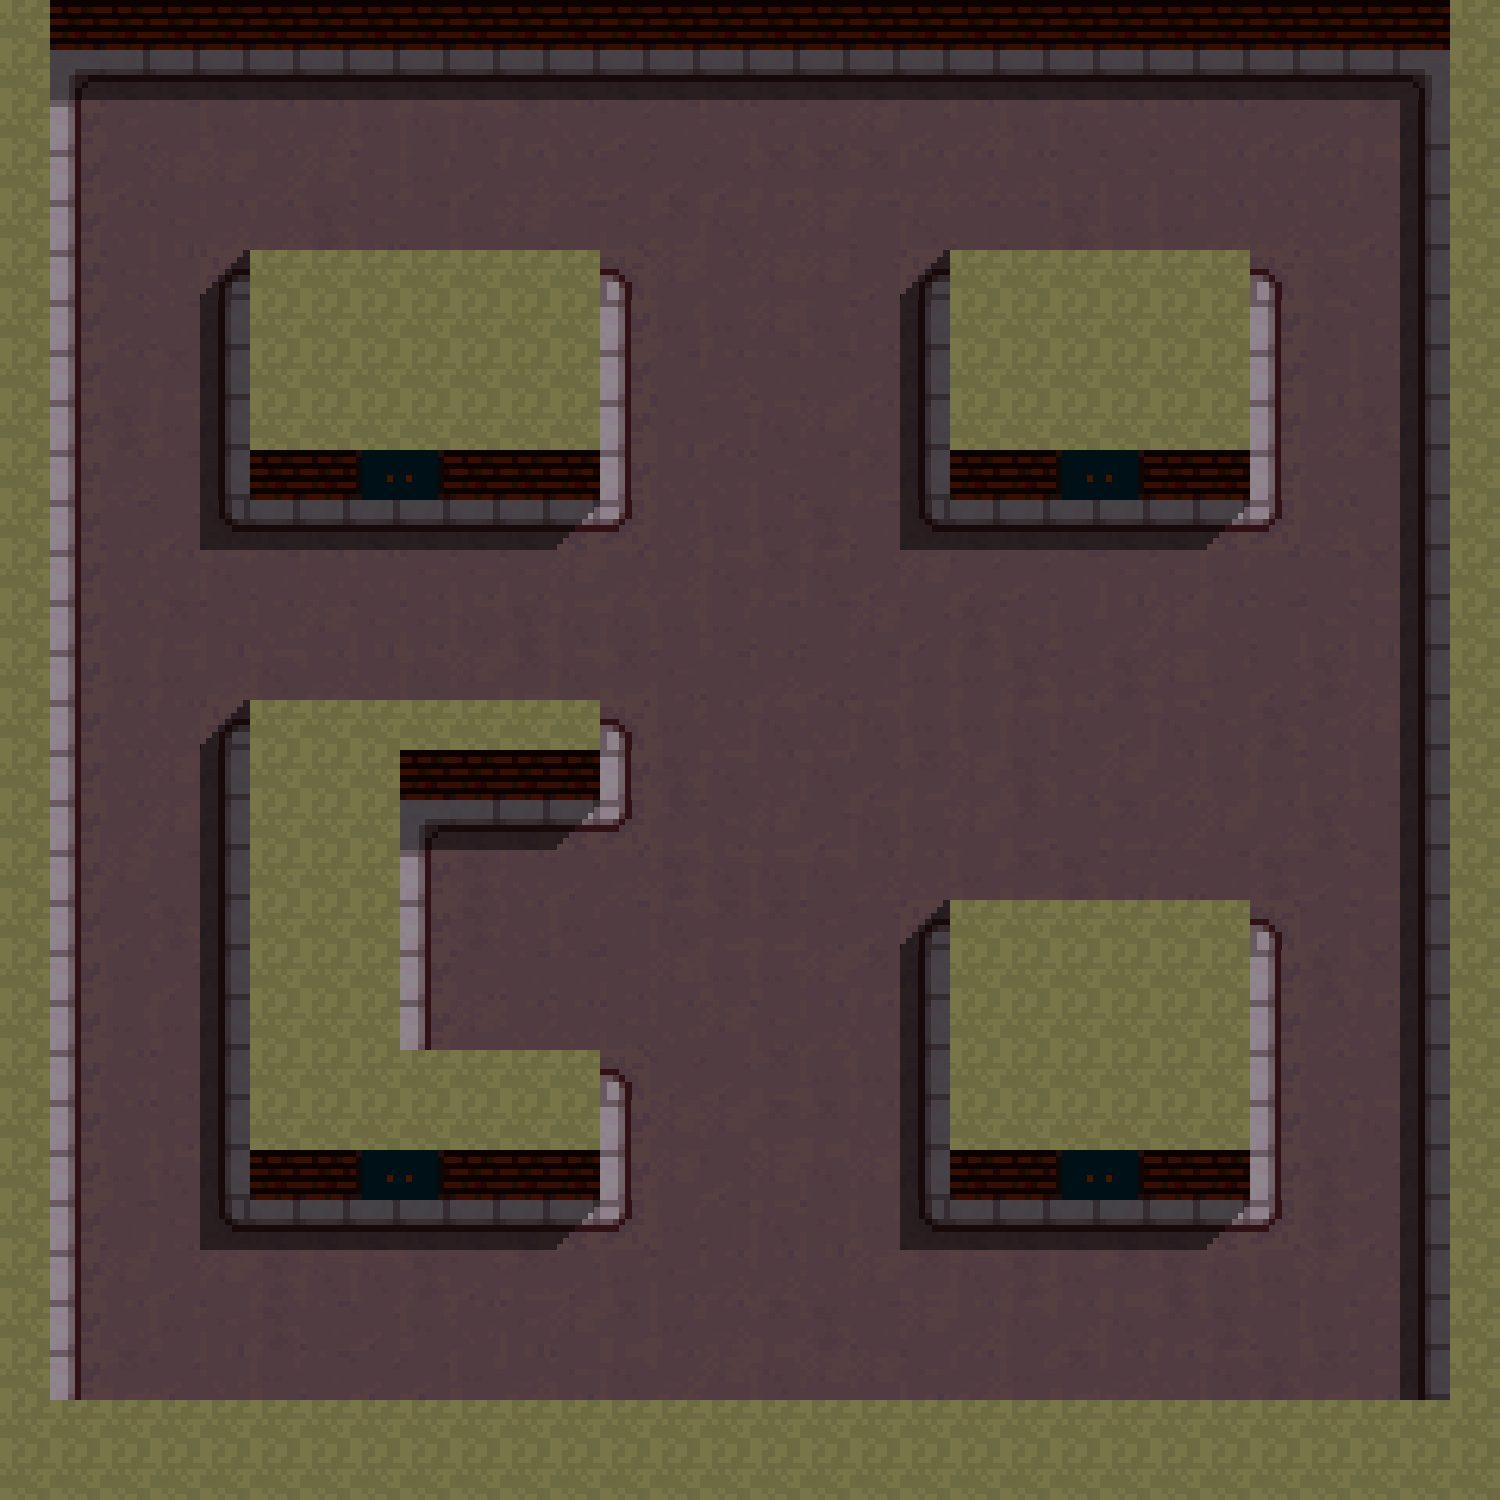

This is a level from a 2D game, rendered from its Tiled map with the project's own tilesets. A one-line summary and the map file follow, with tile-layer data summarised:
An orthogonal 30x30 tile map with 50x50 px tiles, 4 tile layers (floor, piso, elementos, techo).

<map version="1.0" orientation="orthogonal" renderorder="right-down" width="30" height="30" tilewidth="50" tileheight="50">
 <tileset firstgid="1" name="tiles" tilewidth="50" tileheight="50">
  <image source="tiles.png" width="400" height="1600" />
 </tileset>
 <layer name="floor" width="30" height="30">
  <data>[900 cells, 900 non-empty, 10 distinct tile ids]</data>
 </layer>
 <layer name="piso" width="30" height="30">
  <data>[900 cells, 286 non-empty, 13 distinct tile ids]</data>
 </layer>
 <layer name="elementos" width="30" height="30">
  <data>[900 cells, 8 non-empty, 2 distinct tile ids]</data>
 </layer>
 <layer name="techo" width="30" height="30">
  <data>[900 cells, 409 non-empty, 4 distinct tile ids]</data>
 </layer>
</map>
